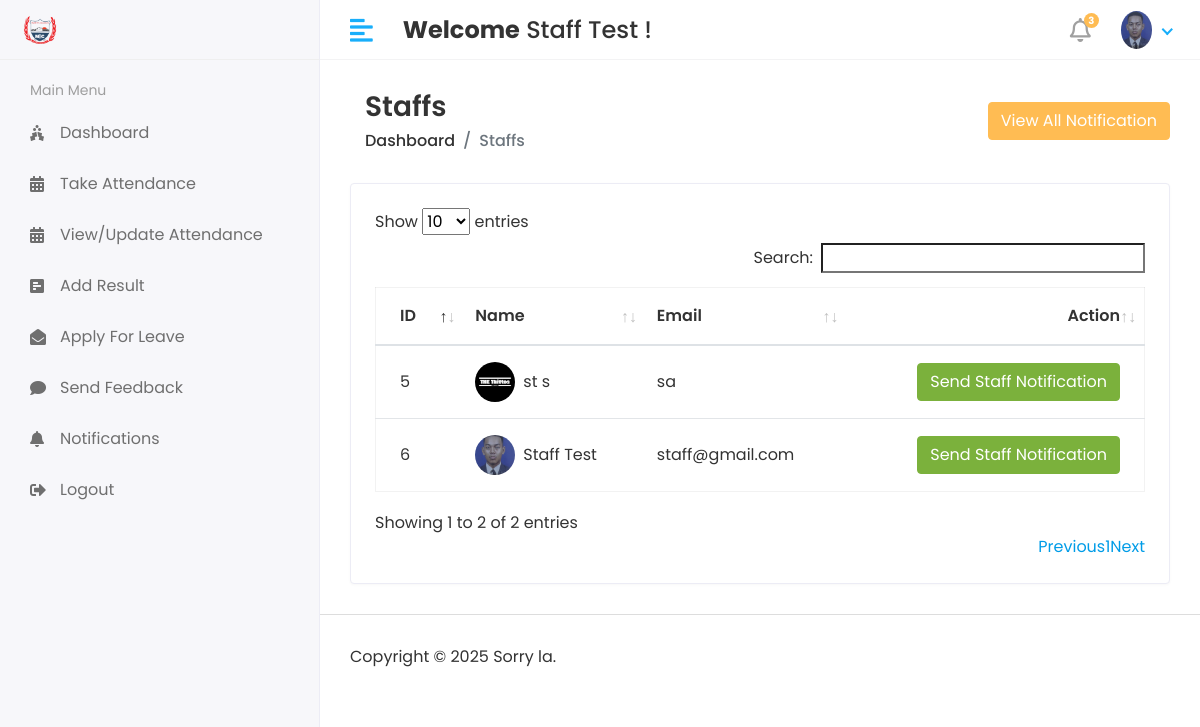
Screenshot of /hod/Staff/Send_Notification (signed in) with the database file from the repository.
### smsapp/models.py (models this page shows, shortened)
class CustomUser(AbstractUser):
    USER = (
        (1,'HOD'),
        (2, 'STAFF'),
        (3, 'STUDENT'),
    )
    user_type = models.CharField(choices=USER, max_length=50, default=1)
    profile_pic = models.ImageField(upload_to='media/profile_pic')

class Staff(models.Model):
    admin = models.OneToOneField(CustomUser,on_delete=models.CASCADE)
    address =models.TextField()
    gender = models.CharField(max_length=100)
    created_at = models.DateTimeField(auto_now_add=True)
    updated_at = models.DateTimeField(auto_now=True)

### studentmanagementsystem/hod_views.py (the view)
# urls.py: path('hod/Staff/Send_Notification', hod_views.STAFF_SEND_NOTIFICATION, name='staff_send_notification'),
@login_required(login_url='/')
def STAFF_SEND_NOTIFICATION(request):
    staff = Staff.objects.all()
    see_notification = Staff_Notification.objects.all().order_by('-id')[0:5]
    context = {
        'staff':staff,
        'see_notification':see_notification,
    }
    return render(request, 'hod/staff_notification.html',context)

### templates/hod/staff_notification.html (shortened to what this page needs)
{% extends 'base.html' %}
{% block content %}
        <div class="content container-fluid">
               <div class="page-header">
                  <div class="row align-items-center">
                     <div class="col">
                        <h3 class="page-title">Staffs</h3>
                        <ul class="breadcrumb">
                           <li class="breadcrumb-item"><a href="index.html">Dashboard</a></li>
                           <li class="breadcrumb-item active">Staffs</li>
                        </ul>
                     </div>
                    <button type="button" class="btn btn-primary" data-toggle="modal" data-target="#staticBackdrop">
                      View All Notification
                    </button>
                  </div>
                  </div>
               </div>
               <div class="row">
                  <div class="col-sm-12">
                     <div class="card card-table">
                        <div class="card-body">
                           <div class="table-responsive">
                              <table id="table_id" class="table table-hover table-center mb-0 ">
                                 <thead>
                                    <tr>
                                       <th>ID</th>
                                       <th>Name</th>
                                       <th>Email</th>
                                       <th class="text-right">Action</th>
                                    </tr>
                                 </thead>
                                 <tbody>
                                 {% for i in staff %}
                                    <tr>
                                       <td>{{i.id}}</td>
                                       <td>
                                          <h2 class="table-avatar">
                                             <a href="student-details.html" class="avatar avatar-sm mr-2"><img class="avatar-img rounded-circle" src="/{{i.admin.profile_pic}}" alt="User Image"></a>
                                             <a href="student-details.html">{{i.admin.first_name}}&nbsp{{i.admin.last_name}}</a>
                                          </h2>
                                       </td>
                                       <td>{{i.admin.email}}</td>
                                       <td class="text-right">
<button type="button" class="btn btn-success" data-toggle="modal" data-target="#send_notification-{{forloop.counter}}">
Send Staff Notification
</button>                                       </td>
                                    </tr>
                                 {% endfor %}
                                 </tbody>
                              </table>
                           </div>
                        </div>
                     </div>
                  </div>
               </div>
            </div>
{% endblock %}

### templates/includes/header.html (shortened to what this page needs)
{% load static %}
<div class="header">
   <div class="header-left">
    <a href="#" class="logo">
        <img src="{% static 'assets/img2/big.png' %}" alt="Logo">
    </a>
</div>
            <a href="javascript:void(0);" id="toggle_btn">
            <i class="fas fa-align-left"></i>
            </a>
            <div class="top-nav-search mt-3">
               <h4><strong>Welcome</strong>&nbsp<span>{{ user.first_name }} {{ user.last_name }}</span>&nbsp!</h4>
            </div>
            <ul class="nav user-menu">
               <li class="nav-item dropdown noti-dropdown">
                  <a href="#" class="dropdown-toggle nav-link" data-toggle="dropdown">
                  <i class="far fa-bell"></i> <span class="badge badge-pill">3</span>
                  </a>
               </li>
               <li class="nav-item dropdown has-arrow">
                  <a href="#" class="dropdown-toggle nav-link" data-toggle="dropdown">
                     {% if user.profile_pic == "" %}
                  <span class="user-img"><img class="rounded-circle" src="static 'assets/img/noimages" width="31" alt="Ryan Taylor"></span>
                     {% else %}
                  <span class="user-img"><img class="rounded-circle" src="/{{user.profile_pic}}" width="31" alt="Ryan Taylor"></span>
                  {% endif %}
                  </a>
               </li>
            </ul>
         </div>

### static/assets/css/style.css (style rules this page uses)
html { height: 100%; }
body { background-color: #fff; color: #333; font-family: 'Poppins', sans-serif; font-size: 1rem; height: 100%; line-height: 1.5; overflow-x: hidden; }
h1, h2, h3, h4, h5, h6 { font-family: 'Poppins', sans-serif; margin-top: 0; }
a { color: #009ce7; }
input, button, a { transition: all 0.4s ease; -moz-transition: all 0.4s ease; -o-transition: all 0.4s ease; -ms-transition: all 0.4s ease; -webkit-transition: all 0.4s ease; }
input, input:focus, button, button:focus { outline: none; }
ul, ol { padding: 0px; list-style: none; }
.table { color: #333; max-width: 100%; margin-bottom: 0; width: 100%; }
.table.dataTable { border-collapse: collapse !important; border: 1px solid rgba(0, 0, 0, 0.05); }
table.table td h2 { display: inline-block; font-size: inherit; font-weight: 400; margin: 0; padding: 0; vertical-align: middle; }
table.table td h2.table-avatar { align-items: center; display: inline-flex; font-size: inherit; font-weight: 400; margin: 0; padding: 0; vertical-align: middle; white-space: nowrap; }
table.table td h2 a { color: #333; }
.table thead tr th { font-weight: 600; }
.table tbody tr { border-bottom: 1px solid rgba(0, 0, 0, 0.05); }
.table.table-center td, .table.table-center th { vertical-align: middle; }
.card-table .card-body .table > thead > tr > th { border-top: 0; }
.card-table .card-body .table tr td:first-child, .card-table .card-body .table tr th:first-child { padding-left: 1.5rem; }
.card-table .card-body .table tr td:last-child, .card-table .card-body .table tr th:last-child { padding-right: 1.5rem; }
.card-table .table td, .card-table .table th { border-top: 1px solid #e2e5e8; padding: 1rem 0.75rem; white-space: nowrap; }
.btn-primary { background-color: #FFBC53; border: 1px solid #FFBC53; }
.btn-success { background-color: #7bb13c; border: 1px solid #7bb13c }
.card { border: 1px solid #ececf5; box-shadow: 0 1px 3px 0 rgba(0, 0, 0, 0.03); margin-bottom: 1.875rem; }
.card-body { padding: 1.5rem; }
.avatar { position: relative; display: inline-block; width: 3rem; height: 3rem }
.avatar > img { width: 100%; height: 100%; -o-object-fit: cover; object-fit: cover; }
.avatar-sm { width: 2.5rem; height: 2.5rem; }
.header { background-color: #fff; border-bottom: 1px solid #f3f3f4; left: 0; position: fixed; right: 0; top: 0; z-index: 1001; height: 60px; }
.header .header-left { float: left; height: 60px; padding: 0 20px; position: relative; width: 320px; z-index: 1; transition: all 0.2s ease-in-out; background-color: #f7f7fa; border-bottom: 1px solid #efefef; border-right: 1px solid #ececf5; display: flex; align-items: center; }
.header .header-left .logo { display: inline-block; line-height: 60px; }
.header .header-left .logo img { max-height: 40px; width: auto; }
.header .dropdown-toggle:after { display: none; }
.header .has-arrow .dropdown-toggle:after { border-top: 0; border-left: 0; border-bottom: 2px solid #18aefa; border-right: 2px solid #18aefa; content: ''; height: 8px; display: inline-block; pointer-events: none; -webkit-transform-origin: 66% 66%; -ms-transform-origin: 66% 66%; transform-origin: 66% 66%; -webkit-transform: rotate(45deg); -ms-transform: rotate(45deg); transform: rotate(45deg); -webkit-transition: all 0.15s ease-in-out; transition: all 0.15s ease-in-out; width: 8px; vertical-align: 0px; }
.user-menu { float: right; margin: 0; position: relative; z-index: 99; padding-right: 15px; }
.user-menu.nav > li > a { color: #a0a0a0; font-size: 14px; line-height: 58px; padding: 0 15px; height: 60px; }
.user-img { margin-right: 3px; position: relative; }
.top-nav-search { float: left; margin-left: 15px; }
.page-header { margin-bottom: 1.875rem; }
.page-header .breadcrumb { background-color: transparent; color: #6c757d; font-size: 1rem; font-weight: 500; margin-bottom: 0; padding: 0; }
.page-header .breadcrumb a { color: #333; }
.page-title { font-size: 28px; font-weight: 600; color: #333; margin-bottom: 5px; }
.user-menu.nav > li > a .badge { background-color: #FFBC53; display: block; font-size: 10px; font-weight: bold; height: 15px; width: 15px; position: absolute; right: 7px; top: 13px; color: #fff; padding: 3px; }
.user-menu.nav > li > a > i { font-size: 1.5rem; line-height: 60px; }
@media (min-width: 992px) { #toggle_btn { align-items: center; color: #18aefa; display: inline-flex; float: left; font-size: 26px; height: 60px; justify-content: center; margin-left: 15px; padding: 0 15px; } }

### rows the page displays
CustomUser: first_name "Staff", last_name "Test", profile_pic (picture)
Staff: id "5", admin.profile_pic (picture), admin.first_name "st", admin.last_name "s", admin.email "sa"
Staff: id "6", admin.profile_pic (picture), admin.first_name "Staff", admin.last_name "Test", admin.email "staff@gmail.com"
